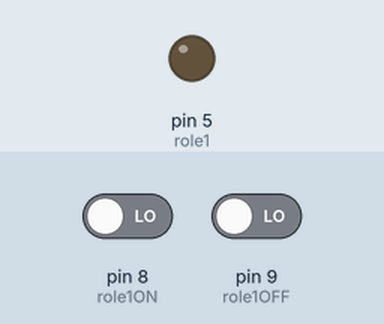
Bench run of a sketch on a simulated Arduino Uno, built with avr-gcc and run on an emulated ATmega328P. Shown: output pins drawn as LEDs (lit = HIGH). The test bench sets the inputs (shaded band); at power-on: pin 8 (role1ON) LOW, pin 9 (role1OFF) LOW.

Above: at 1.2 s.
1.3 s: pin 8 (role1ON) driven HIGH
At 1.9 s:
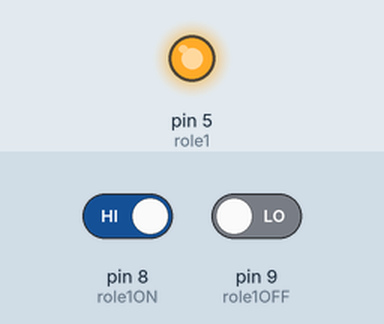
2.8 s: pin 9 (role1OFF) driven HIGH
At 3.3 s:
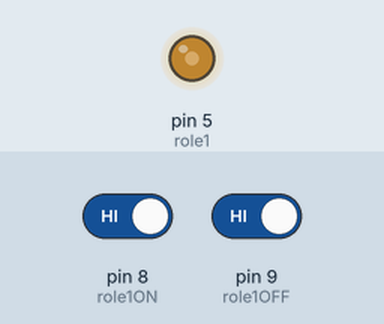
4.3 s: pin 9 (role1OFF) driven LOW
At 5.2 s:
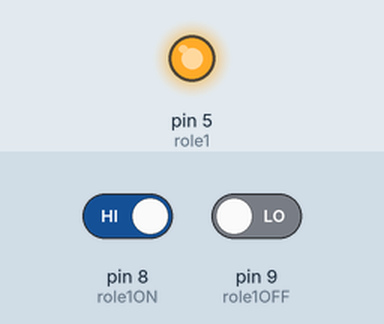
Timing chart, 0 to 7.3 s (numbered marks = the images above; inputs shaded):
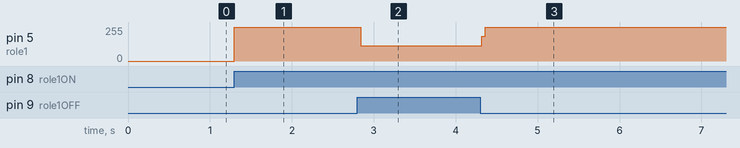

The sketch:

role.ino
```cpp
#define role1ON 8
#define role1OFF 9
#define role1 5

void setup() {

pinMode(role1ON,INPUT);
pinMode(role1OFF,INPUT);
pinMode(role1,OUTPUT);

}

void loop() {

if (digitalRead(role1ON)){digitalWrite(role1,HIGH);}
if (digitalRead(role1OFF)){digitalWrite(role1,LOW);}

}
```

Measured:
- after the input at 1.3 s, pin 5 (role1): 0/255 → 255/255 at once
- after the input at 2.8 s, pin 5 (role1): 255/255 → 113/255 at once
- after the input at 4.3 s, pin 5 (role1): 113/255 → 255/255 at once
